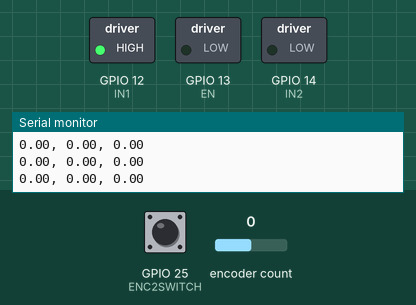
Bench run of a program on a simulated ESP32. On the bench: switched loads named in the program (green lamp = pin HIGH), the last lines printed to the serial monitor. The inputs (shaded band) are chosen by the test bench; at power-on: GPIO 25 (ENC2SWITCH) HIGH, encoder count 0.

Above: at 1.2 s.
1.3 s: GPIO 25 (ENC2SWITCH) pulled LOW for 0.15 s
At 4.0 s:
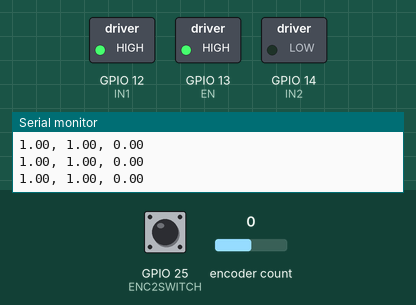
4.3 s: GPIO 25 (ENC2SWITCH) pulled LOW for 1 s
At 5.3 s:
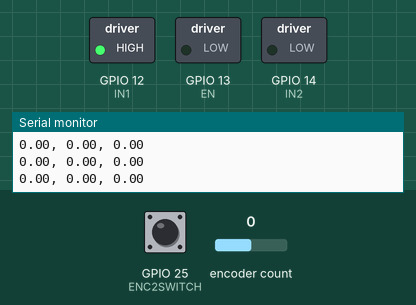
6.8 s: GPIO 25 (ENC2SWITCH) pulled LOW for 3.2 s
At 7.6 s:
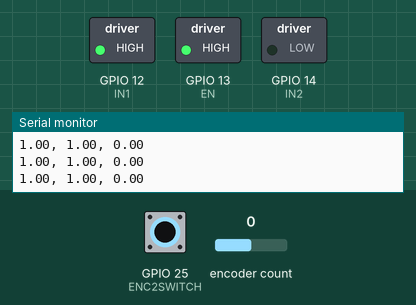
Timing chart, 0 to 9.8 s (numbered marks = the images above; inputs shaded):
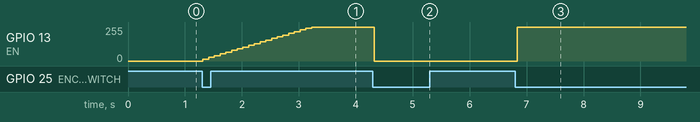

Measured:
- after the input at 1.3 s, GPIO 13 (EN): moves from 0/255 to 255/255 over 1.9 s, starting at once
- after the input at 4.3 s, GPIO 13 (EN): 255/255 → 0/255 at once
- after the input at 6.8 s, GPIO 13 (EN): 0/255 → 255/255 at once

The program:

main.cpp
```cpp
#include <Arduino.h>
#include <ESP32Encoder.h>

#define RADS2RPM 9.5492965964254  // Conversione rad/s -> rpm

/*
    Riduzione:
    - vite senza fine: 20:1
    - ingranaggi: 5:1

    Riduzione totale = 100:1
    1 giro girarrosto = 20 giri motore = 100 giri encoder
*/
#define ENCODER2GIRARROSTO 100

// Encoder per velocita` del motore
#define ENCA 19     // Pin A dell'encoder
#define ENCB 18     // Pin B dell'encoder
#define PULSES_PER_ROTATION 200   // 200 impulsi per ogni rotazione
const float RADIANS_PER_PULSE = 2*PI / PULSES_PER_ROTATION;     // A quanti radianti corrisponde un pulse dell'encoder
ESP32Encoder Enc;   // Oggetto dell'encoder NEMA17
float speed;

// Variabili temporali
unsigned long deltaT;       // Intervallo di campionamento
unsigned long t=0, oldT=0;  // Per calcolare l'intervallo
unsigned long period = 100;    // Periodo in microsecondi

// Motore con driver L298n
#define EN 13       // Pin su cui mandare il segnale pwm
#define IN1 12      // Pin per la direzione
#define IN2 14      // Pin per la direzione
#define CW 1        // Senso orario
#define CCW 0       // Senso antiorario

// Parametri per PWM : https://randomnerdtutorials.com/esp32-pwm-arduino-ide/
#define CHANNEL 0           // Canale per la funzione ledc
#define FREQUENCY 20000     // Frequenza dell'onda quadra
#define RESOLUTION 11       // Bit di risoluzione del dutycycle => livelli = 2^RESOLUTION
const int maxDutyCycle = pow(2, RESOLUTION) -1;     // Massimo valore passabile come dutyCycle
float dutyCycle = 0.5;

// Encoder di controllo
#define ENC2A 27
#define ENC2B 26
#define ENC2SWITCH 25           // Quando premo sulla manopola
ESP32Encoder knob;              // Oggetto per gestire la manopola
volatile bool rotate = false;   // indica se il motore puo` girare
void IRAM_ATTR startStop();     // Fa partire/fermare il motore
volatile unsigned long knobT=0; // Debounce

// Controllo in velocita`
float target = 0, memTarget = 1;               // rpm del girarrosto desiderati
float error = 0;
float kp = 0.01;
float ki = 0.5;
float gainP, gainI;

// Dichiarazioni delle funzioni
void setDirection(int);
void setDutyCycle(float);
void getSpeed(unsigned long);


// ================================ SETUP ========================================
void setup() {
    // Comunicazione seriale
    Serial.begin(115200);

    // Inizializzazione Encoder di controllo
    pinMode(ENC2A, INPUT);
    pinMode(ENC2B, INPUT);
    pinMode(ENC2SWITCH, INPUT);
    Serial.printf("# Controller: CLK: %d, DT: %d, SW: %d\n", ENC2A, ENC2B, ENC2SWITCH);
    attachInterrupt(ENC2SWITCH, startStop, FALLING);

    // Inizializzazione ledc channel
    ledcSetup(CHANNEL, FREQUENCY, RESOLUTION);
    ledcAttachPin(EN, CHANNEL);
    Serial.printf("# PWM motor signal: EN: %d\n", EN);

    // Inizializzazione pin del motore per la direzione
    pinMode(IN1, OUTPUT);
    pinMode(IN2, OUTPUT);
    setDirection(CW);
    Serial.printf("# Motor direction pins: IN3: %d, IN4: %d\n", IN1, IN2);

    // Inizializzazione dell'encoder
    Enc.attachFullQuad(ENCA, ENCB);
    Serial.printf("# Encoder: pinA: %d, pinB: %d", ENCA, ENCB);

    // Inizializzo il motore impostando velocita` 0
    setDutyCycle(0);

    // Inizializzo la variabile t
    t = micros();
    Serial.println("Dutycycle: %.2f, Target: %.2f, Speed: %.2f\n");
}


// ================================ LOOP ========================================
void loop() {

    // Calcolo del periodo deltaT
    oldT = t;
    t = micros();
    deltaT = t - oldT;

    // Misuro la velocita`
    getSpeed(deltaT);

    // Calcolo l'errore
    error = target - speed;

    // Calcolo le varie componenti del PID

        // Proporzionale
        gainP = error * kp;

        // Integrale
        gainI += ki * error * (float)deltaT/1000000.0;

    // Calcolo il dutycycle da applicare
    dutyCycle = gainP + gainI;

    // Controllo la saturazione
    if (dutyCycle > 1) dutyCycle = 1;
    if (target == 0 && speed == 0) dutyCycle = 0;     // Per risparmiare energia

    // Imposto il dutycycle
    setDutyCycle(dutyCycle);

    // Logging
    Serial.printf("%.2f, %.2f, %.2f\n", dutyCycle, target, speed);

    // Aspetto
    delay(period);
}


// ================================ ALTRO ========================================

// Imposto la direzione desiderata
void setDirection(const int newDir) {
    if (newDir == CW) {
        digitalWrite(IN1, HIGH);
        digitalWrite(IN2, LOW);
    }
    else if (newDir == CCW) {
        digitalWrite(IN1, LOW);
        digitalWrite(IN2, HIGH);
    }
    else {
        perror("Direzione indicata non valida");
        exit(1);
    }
}

// Imposto il valore di dutyCycle per il motore
void setDutyCycle(float dutyCycle) {
    // Accetto anche un argomento negativo: il segno indica la direzione
    if (dutyCycle < 0) {
        setDirection(CCW);
        dutyCycle *= -1;
    }
    else {
        setDirection(CW);
    }


    // Imposto il dutyCycle nel canale PWM
    ledcWrite(CHANNEL, (int)(dutyCycle*maxDutyCycle));
}

// Fa partire/fermare il motore
void IRAM_ATTR startStop() {
    if( millis() - knobT > 300) {
        // Cambio il flag
        rotate = !rotate;

        // Se mi fermo metto a 0, altrimenti rimetto il dutyCycle di prima
        if (rotate) {
            target = memTarget;
        }
        else {
            memTarget = target;
            target = 0;
        }

        // Aggiorno il timer per il debounce
        knobT = millis();
    }
}

void getSpeed(unsigned long deltaT) {
    // Conto quanti impulsi sono stati registrati
    int pulseCounter = Enc.getCount();

    //Serial.printf("\t%d, %lu, %.2f\n", pulseCounter, deltaT, (float)deltaT/1000000.0);

    // Calcolo la velocita`, prima in pulse/s, poi in rad/s, poi in rpm dell'encoder, poi in rpm del carico
    speed = pulseCounter / ((float)deltaT/1000000.0) * RADIANS_PER_PULSE * RADS2RPM / ENCODER2GIRARROSTO;

    // Azzero il contatore dell'encoder
    Enc.clearCount();
}
```
